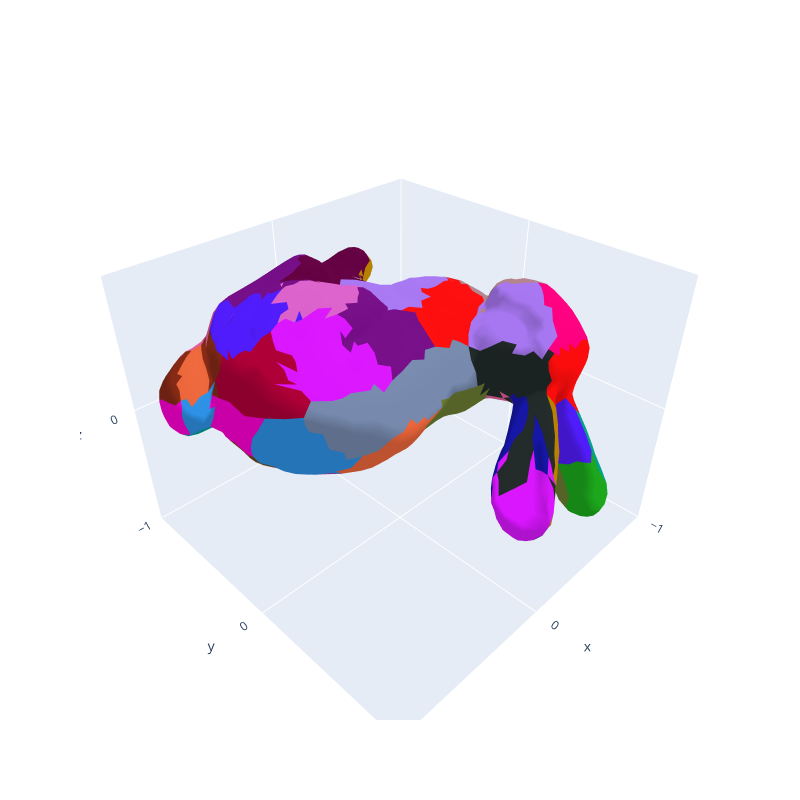

Notebook code for this chart:
### Code cell
vizualizeMeshlets(obj, vert, ind_m, cones)

### Figure 1 — Plotly figure (JSON) as saved in the notebook; plotly's stock layout.template omitted (floating-point values rounded to 4 significant figures; data arrays with more than 128 entries replaced by an {"elided": "..."} marker saying what was removed)
{"data": [{"facecolor": {"elided": "2965 str values"}, "i": {"elided": "2965 int values"}, "j": {"elided": "2965 int values"}, "k": {"elided": "2965 int values"}, "opacity": 1, "type": "mesh3d", "x": {"elided": "2503 float values"}, "y": {"elided": "2503 float values"}, "z": {"elided": "2503 float values"}}], "layout": {"autosize": false, "height": 800, "scene": {"xaxis": {"nticks": 4, "range": [-1, 1]}, "yaxis": {"nticks": 4, "range": [-1, 1]}, "zaxis": {"nticks": 4, "range": [-1, 1]}}, "width": 800}}
